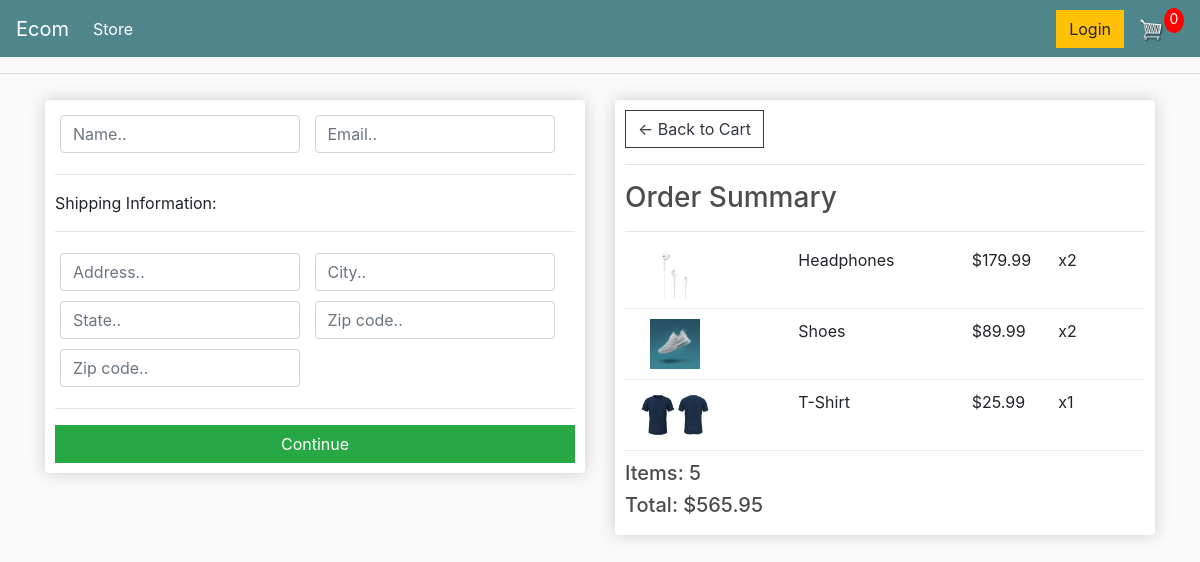
Screenshot of /checkout/ (signed in) with the database file from the repository.
### store/models.py (models this page shows, shortened)
class OrderItem(models.Model):
    product = models.ForeignKey(Product,on_delete=models.SET_NULL,blank=True,null=True)
    order = models.ForeignKey(Order,on_delete=models.SET_NULL,blank=True,null=True)
    quantity = models.IntegerField(default=0,null=True,blank=True)
    date_added = models.DateTimeField(auto_now_add=True)
    @property
    def get_total(self):
        total = self.product.price * self.quantity
        return total

class Product(models.Model):
    name = models.CharField(max_length=200,null=True)
    price = models.FloatField()
    digital = models.BooleanField(default=False,null=True,blank=False)
    image = models.ImageField(upload_to='products',null=True,blank=True)

class Order(models.Model):
    customer = models.ForeignKey(Customer,on_delete=models.SET_NULL,null=True,blank=True)
    date_ordered = models.DateTimeField(auto_now_add=True)
    complete = models.BooleanField(default=False,null=True,blank=False)
    transaction_id = models.CharField(max_length=100,null=True)
    @property
    def get_cart_total(self):
        orderitems = self.orderitem_set.all()
        total = sum([item.get_total for item in orderitems])
        return total
    @property
    def get_cart_items(self):
        orderitems = self.orderitem_set.all()
        total = sum([item.quantity for item in orderitems])
        return total

### store/views.py (the view)
# urls.py: path('checkout/',views.checkout,name='checkout'),
def checkout(request):
    if request.user.is_authenticated:
        customer = request.user.customer
        order,created = models.Order.objects.get_or_create(customer=customer,complete=False)
        items = order.orderitem_set.all() #needed in my project for getting transaction
    else:
        order = {'get_cart_total':0,'get_cart_items':0}
        items = []
    context = {'items':items,'order':order}
    return render(request,'store/checkout.html',context=context)

### store/templates/store/checkout.html (shortened to what this page needs)
{% extends 'store/main.html' %}
{% load static %}
{% block content %}
     <div class="row">
		<div class="col-lg-6">
			<div class="box-element" id="form-wrapper">
				<form id="form">
					<div id="user-info">
						<div class="form-field">
							<input required class="form-control" type="text" name="name" placeholder="Name..">
						</div>
						<div class="form-field">
							<input required class="form-control" type="email" name="email" placeholder="Email..">
						</div>
					</div>
					<div id="shipping-info">
						<hr>
						<p>Shipping Information:</p>
						<hr>
						<div class="form-field">
							<input class="form-control" type="text" name="address" placeholder="Address..">
						</div>
						<div class="form-field">
							<input class="form-control" type="text" name="city" placeholder="City..">
						</div>
						<div class="form-field">
							<input class="form-control" type="text" name="state" placeholder="State..">
						</div>
						<div class="form-field">
							<input class="form-control" type="text" name="zipcode" placeholder="Zip code..">
						</div>
						<div class="form-field">
							<input class="form-control" type="text" name="country" placeholder="Zip code..">
						</div>
					</div>
					<hr>
					<input id="form-button" class="btn btn-success btn-block" type="submit" value="Continue">
				</form>
			</div>
			<br>
		</div>
		<div class="col-lg-6">
			<div class="box-element">
				<a  class="btn btn-outline-dark" href="{% url 'cart' %}">&#x2190; Back to Cart</a>
				<hr>
				<h3>Order Summary</h3>
				<hr>
				{% for item in items %}
				<div class="cart-row">
					<div style="flex:2"><img class="row-image" src="/media/{{item.product.image}}"></div>
					<div style="flex:2"><p>{{item.product.name}}</p></div>
					<div style="flex:1"><p>${{item.product.price}}</p></div>
					<div style="flex:1"><p>x{{item.quantity}}</p></div>
				</div>
				{% endfor %}
				<h5>Items:   {{order.get_cart_items}}</h5>
				<h5>Total:   ${{order.get_cart_total|floatformat:2}}</h5>
			</div>
		</div>
	</div>
{% endblock content %}

### static/css/main.css (style rules this page uses)
body { background-color: hsl(0, 0%, 98%); }
h1,h2,h3,h4,h5,h6 { color:hsl(0, 0%, 30%); }
.box-element { box-shadow:hsl(0, 0%, 80%) 0 0 16px; background-color: #fff; border-radius: 4px; padding: 10px; }
.col-lg-4, .col-lg-6, .col-lg-8, .col-lg-12 { margin-top: 10px; }
.btn { border-radius: 0; }
.row-image { width: 100px; height: 50px; object-fit: contain; }
.form-field { width:250px; display: inline-block; padding: 5px; }
.cart-row { display: flex; align-items: flex-stretch; padding-bottom: 10px; margin-bottom: 10px; border-bottom: 1px solid #ececec; }

### rows the page displays
OrderItem: product.image (picture), product.name "Headphones", product.price "179.99", quantity "2"
OrderItem: product.image (picture), product.name "Shoes", product.price "89.99", quantity "2"
OrderItem: product.image (picture), product.name "T-Shirt", product.price "25.99", quantity "1"
Order: get_cart_items "5", get_cart_total "565.95"
